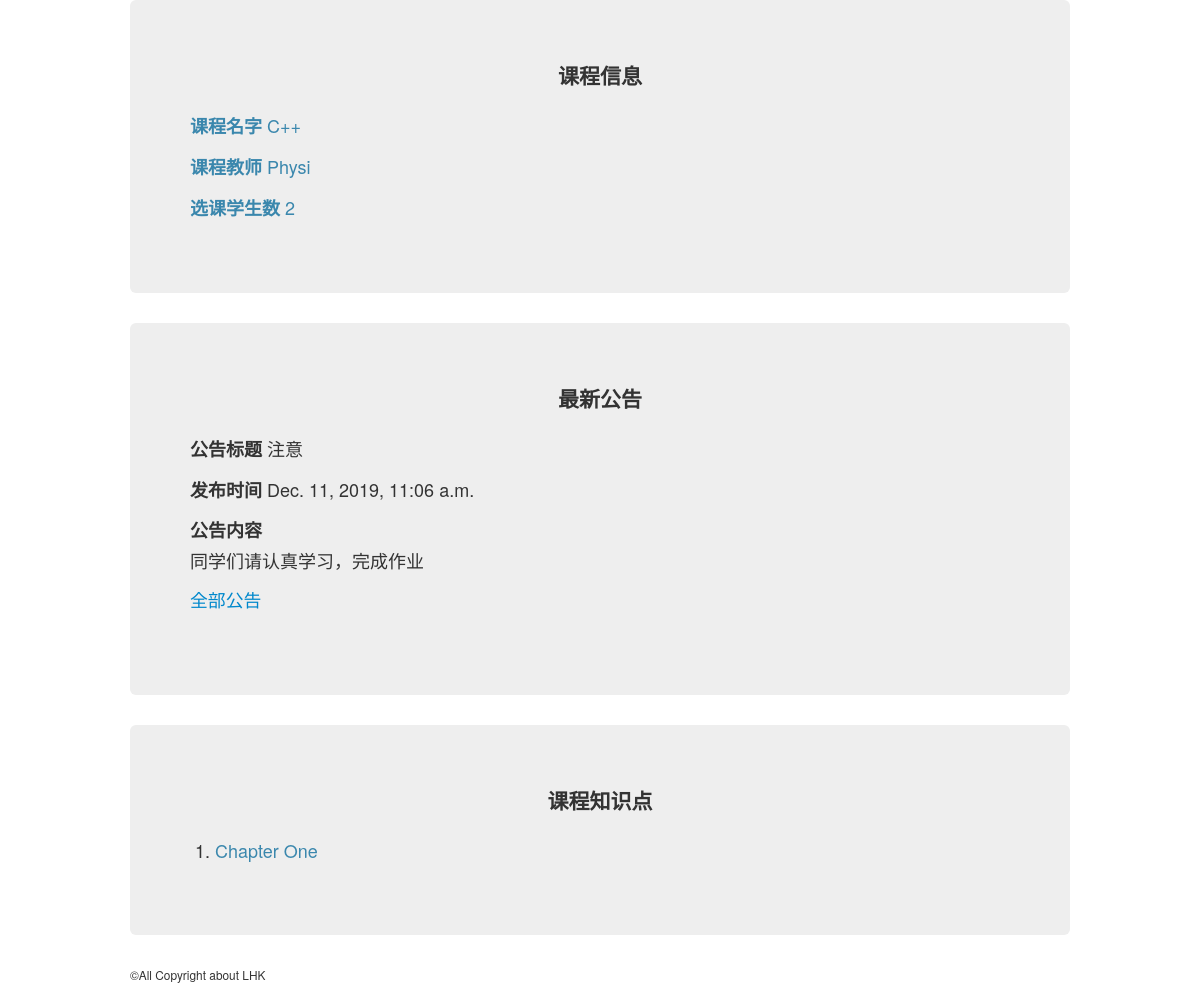
Page /Tapp/course/1/ on the committed database.
### Tapp/models.py (models this page shows, shortened)
class Course(models.Model):
    teacher = models.ForeignKey(Teacher,on_delete=models.CASCADE)
    students = models.ManyToManyField(Student)
    course_name =  models.CharField(max_length=50) # 课程名字
    course_id = models.CharField(max_length=20,unique=True) # 课程id 唯一 用于辨别课程
    course_starttime = models.DateTimeField("start time") # 课程开始时间
    course_endtime = models.DateTimeField("end time") # 课程结束时间
    course_stu_num = models.IntegerField(default=0) # 学生数

class Teacher(models.Model):
    teacher_name = models.CharField(max_length=20) # 教师名字
    teacher_id = models.CharField(max_length=15,unique=True) # 教师ID 唯一
    teacher_pwd = models.CharField(max_length=30) # 教师密码

class Announcement(models.Model): # 公告
    course = models.ForeignKey(Course,on_delete=models.CASCADE) # 绑定课程
    anno_title = models.CharField(max_length=50) # 标题
    anno_content = models.TextField(default="") # 内容
    anno_pubtime = models.DateTimeField() # 发布时间

class Knowledge(models.Model):
    course = models.ForeignKey(Course,on_delete=models.CASCADE)
    knowledge_name = models.CharField(max_length=30)

### Tapp/views.py (the view)
# urls.py: path('course/<int:pk>/',views.courseDetail,name='courseDetail'),
def courseDetail(request,pk): # 课程信息
    try:
        course = Course.objects.get(pk=pk) # 课程
        announcements = course.announcement_set.all() # 所有公告
        if announcements:
            announcement = announcements.reverse()[0]
        else:
            announcement = None
        knowledges = course.knowledge_set.all() # 知识点
        context = {
            "course":course,
            "announcement":announcement,
            "knowledges":knowledges
        }
        return render(request,'Tapp/courseDetail.html',context)
    except Exception:
        return Http404("No such course")

### Tapp/templates/Tapp/courseDetail.html (shortened to what this page needs)
<head>
    {% load static %}
    <link rel="stylesheet" href="{% static 'Tapp/css/bootstrap.css' %}">
</head>
<body>
    <div class="container">
    {% if course %}
    <div class="hero-unit">
        <p class="lead text-center"><strong>课程信息</strong></p>
        <p class="text-info"><strong>课程名字</strong>  {{ course.course_name }}</p>
        <p class="text-info"><strong>课程教师</strong>  {{ course.teacher.teacher_name }}</p>
        <p class="text-info"><strong>选课学生数</strong>  {{ course.course_stu_num }}</p>
    </div>
    <div class="hero-unit">
        {% if announcement %}
        <fieldset>
            <p class="lead text-center"><strong>最新公告</strong></p>
            <p><strong>公告标题</strong> {{ announcement.anno_title }}</p>
            <p><strong>发布时间</strong>   {{ announcement.anno_pubtime }} </p>
            <p><strong>公告内容</strong><br> {{ announcement.anno_content }} </p>
            <p class="lead"><small><a href="{% url 'Tapp:announcements' course.id %}">全部公告</a></small></p>
        </fieldset>
        {% else %}
            <p class="lead"><small>暂无公告</small></p>
        {% endif %}
    </div>
    <div class="hero-unit">
        {% if knowledges %}
            <p class="lead text-center"><strong>课程知识点</strong></p>
            <ol>
                {% for knowledge in knowledges %}
                    <li ><a href=" {% url 'Tapp:knowledgeDetail' knowledge.id %}" class="text-info">{{knowledge.knowledge_name}} </a></li>
                {% endfor %}
            </ol>
        {% else %}
            <p class="lead"><small>暂无知识点</small></p>
        {% endif %}
    </div>
    {% else %}
        <p>无此课程</p>
    {% endif %}
    </div>
</body>
<footer>
    <div class="container">
        <small>&COPY;All Copyright about LHK</small>
    </div>
</footer>

### rows in the picture
Course: course_name "C++", teacher.teacher_name "Physi", course_stu_num "2"
Announcement: anno_title "注意", anno_pubtime "Dec. 11, 2019, 11:06 a.m.", anno_content "同学们请认真学习，完成作业"
Knowledge: knowledge_name "Chapter One"
